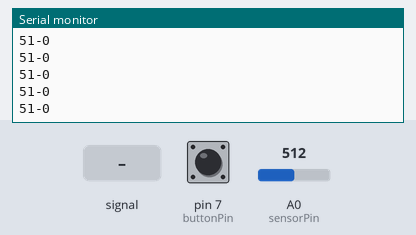
This sketch was run on a simulated Arduino Uno, built with avr-gcc and run on an emulated ATmega328P. Parts: the last lines printed to the serial monitor. Inputs (shaded band) come from the test bench; at power-on: A0 (sensorPin) = 512, pin 7 (buttonPin) LOW.

Above: at 1.2 s.
1.3 s: A0 (sensorPin) fed a 200 Hz sine of ±81 counts around its level
At 2.3 s:
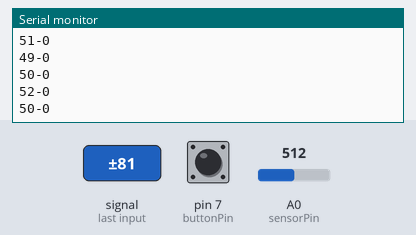
2.8 s: A0 (sensorPin) set to 716
At 3.9 s:
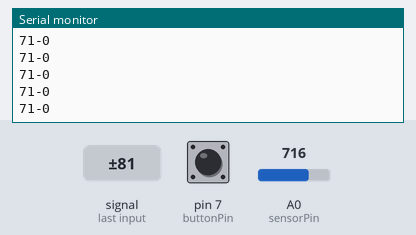
4.3 s: pin 7 (buttonPin) pulled HIGH for 0.15 s
5.9 s: A0 (sensorPin) set to 900
At 7.0 s:
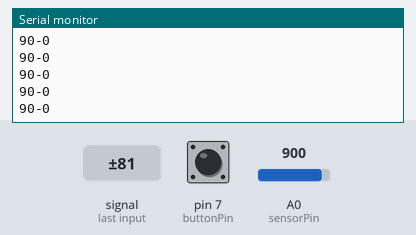
7.4 s: pin 7 (buttonPin) pulled HIGH for 1 s
At 8.0 s:
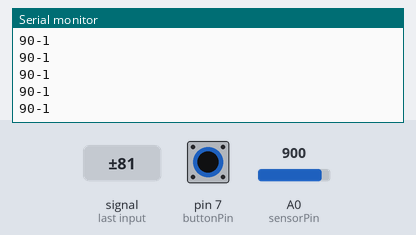
Timing chart, 0 to 10.4 s (numbered marks = the images above; inputs shaded):
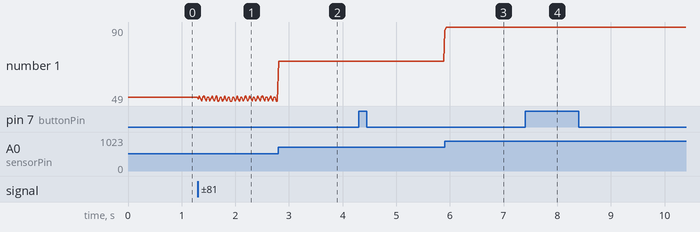

Measured:
- after the input at 1.3 s, the serial monitor: prints a new line at once (image 1)
- after the input at 2.8 s, the serial monitor: prints a new line at once (image 2)
- after the input at 5.9 s, the serial monitor: prints a new line at once (image 3)
- after the input at 7.4 s, the serial monitor: prints a new line at once (image 4)
- plotted number 1: 51 → 49 after the input at 1.3 s, 49 → 71 after the input at 2.8 s, 71 → 90 after the input at 5.9 s

The sketch:

19_07_02.ino
```cpp
int buttonPin = 7;
int sensorPin = 0;

int N = 50;

void setup() {
  pinMode(buttonPin, INPUT);
  Serial.begin(57600);
}

void loop() {
  int somme = 0;
  for (int i = 0 ;i < N;i++) {
    somme += (analogRead(sensorPin) / 10);
  }
  somme = somme / N;
  Serial.println((String)(somme) + "-" + (String)digitalRead(buttonPin));
  delay(15);
}
```
